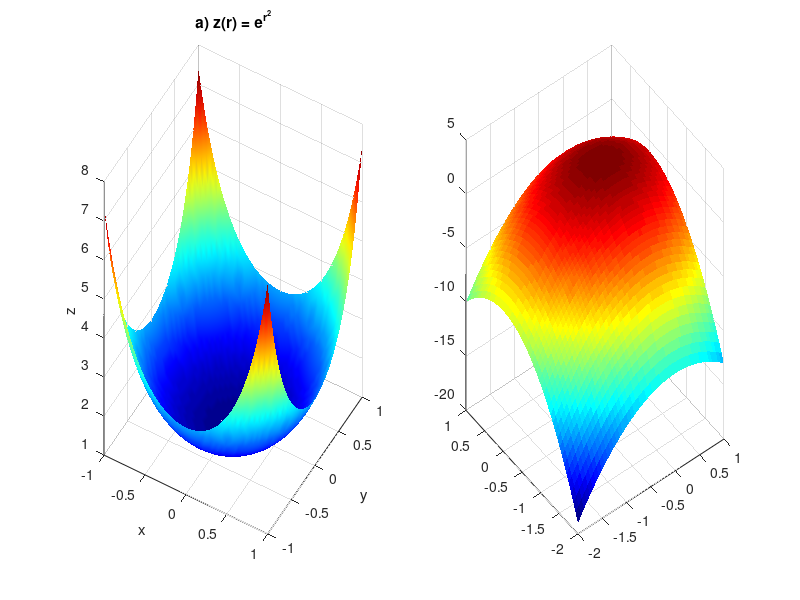

MATLAB code for this plot: (Note: this script raises an error after producing the figure.)
% Matas Prusaitis EDIf-25/1 2026-09-30

%% 1 Uzduotis
figure(1);

% a dalis
x_a = linspace(-1, 1, 50);
y_a = linspace(-1, 1, 50);
[Xa, Ya] = meshgrid(x_a, y_a);
r = sqrt(Xa.^2 + Ya.^2);
Za = exp(r.^2);

subplot(1, 2, 1);
surf(Xa, Ya, Za);
shading interp;
colormap jet;
view(30, 30);
grid on;
title('a) z(r) = e^{r^2}');
xlabel('x');
ylabel('y');
zlabel('z');

% b dalis
x_b = linspace(-2, 1, 50);
y_b = linspace(-2, 1, 50);
[Xb, Yb] = meshgrid(x_b, y_b);
Zb = 1 - 2*Xb.^2 - 3*Yb.^2;

subplot(1, 2, 2);
surf(Xb, Yb, Zb);
shading flat;
colormap parula;
view(45, 45);
grid on;
title('b) f(x,y) = 1 - 2x^2 - 3y^2');
xlabel('x');
ylabel('y');
zlabel('z');

%% Papildoma Uzduotis
[Xp, Yp] = meshgrid(linspace(-1, 1, 50));
Zp = 1 - (Xp.^2 + Yp.^2);

figure(2);

subplot(1, 3, 1);
surf(Xp, Yp, Zp);
shading faceted;
grid on;
title('shading faceted');
xlabel('x');
ylabel('y');
zlabel('z');

subplot(1, 3, 2);
surf(Xp, Yp, Zp);
shading flat;
grid on;
title('shading flat');
xlabel('x');
ylabel('y');
zlabel('z');

subplot(1, 3, 3);
surf(Xp, Yp, Zp);
shading interp;
grid on;
title('shading interp');
xlabel('x');
ylabel('y');
zlabel('z');
